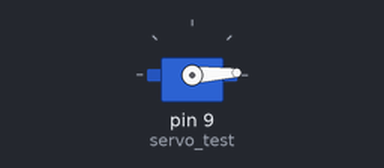
Bench run of a sketch on a simulated Arduino Uno, built with avr-gcc and run on an emulated ATmega328P. Shown: servo.

Above: at 0.05 s.
At 1.15 s:
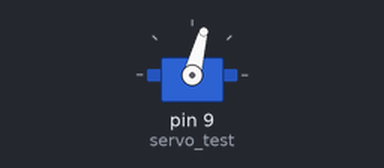
At 1.95 s:
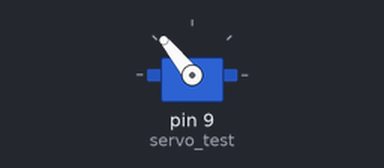
At 3.85 s:
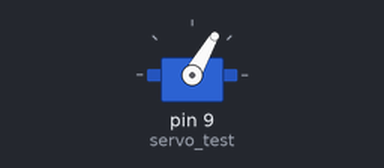
Timing chart, 0 to 9.0 s (numbered marks = the images above):
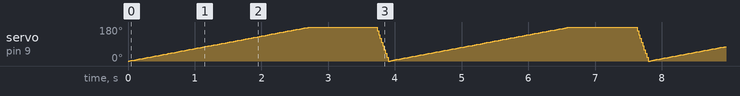

The sketch:

fan_project.ino
```cpp
#include<Servo.h>


Servo servo_test;

int angle = 0;

void setup()
{
  servo_test.attach(9);
}

void loop()
{
  for(angle = 0; angle < 180; angle += 1)
  {
    servo_test.write(angle);
    delay(15);
  }

  delay(1000);

  for(angle = 180; angle>=1; angle-=5)
  {
    servo_test.write(angle);
    delay(5);
  } }
```
